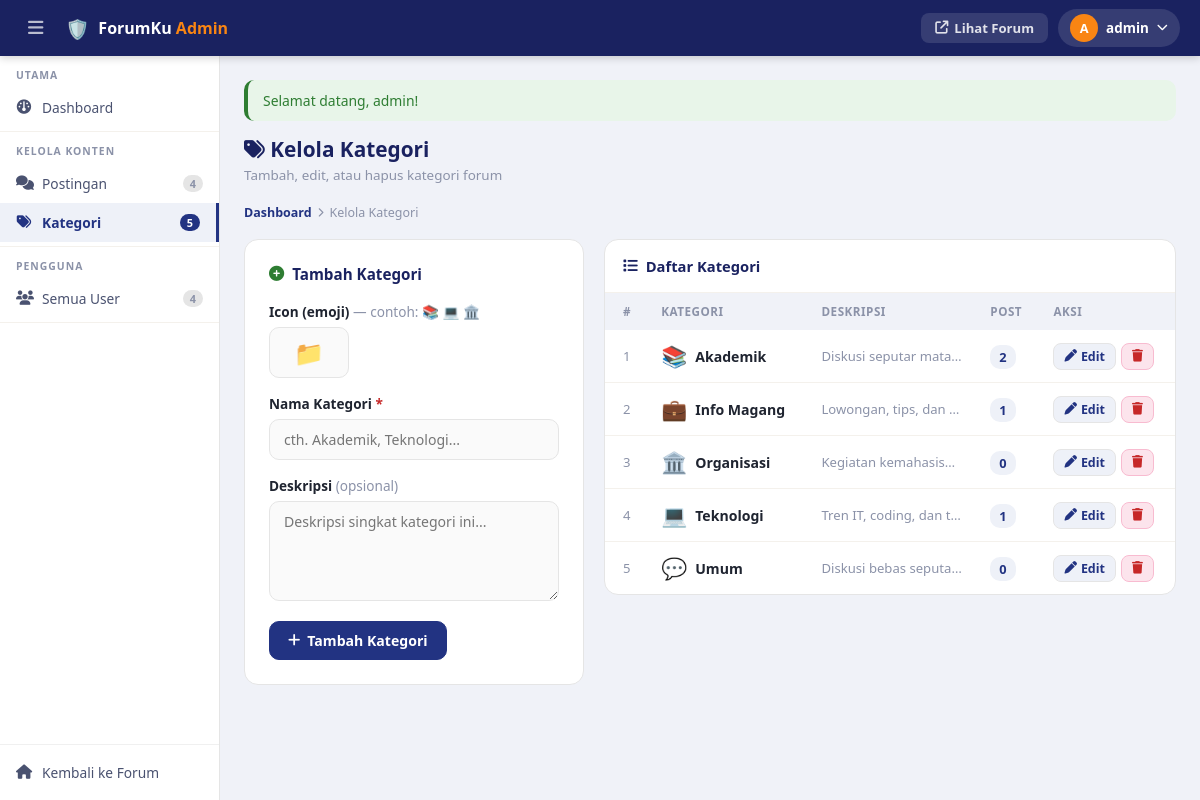
Page /admin/categories.php (signed in) on the committed database.
### tables this page shows
CREATE TABLE tb_kategori (
    id_kategori INT AUTO_INCREMENT PRIMARY KEY,
    nama_kategori VARCHAR(50) NOT NULL UNIQUE,
    deskripsi TEXT,
    icon VARCHAR(10) DEFAULT '📁'
);

### config/db.php (called while the page is built, shortened)
<?php
function clean($d)
{
    return htmlspecialchars(strip_tags(trim($d)));
}

### admin/categories.php (the view, shortened to what this page needs)
<?php
require_once $_SERVER['DOCUMENT_ROOT'].'/forum_diskusi/config/db.php';
$edit_kat = null;
$kats = mysqli_query($conn,
  "SELECT k.*,(SELECT COUNT(*) FROM tb_postingan WHERE id_kategori=k.id_kategori) jml
   FROM tb_kategori k ORDER BY k.nama_kategori");
require_once $_SERVER['DOCUMENT_ROOT'].'/forum_diskusi/includes/admin_header.php';
?>
<div class="admin-page-header">
  <div>
    <h1><i class="fa fa-tags"></i> Kelola Kategori</h1>
    <p>Tambah, edit, atau hapus kategori forum</p>
  </div>
</div>
<div class="admin-breadcrumb">
  <a href="<?= BASE_URL ?>/admin/index.php">Dashboard</a>
  <i class="fa fa-chevron-right" style="font-size:.6rem;"></i>
  <span>Kelola Kategori</span>
</div>
<div class="admin-grid-auto">
  <div class="admin-form-card">
    <div class="admin-form-title">
      <?php if ($edit_kat): ?>
      <i class="fa fa-pen" style="color:#F98513;"></i> Edit Kategori
      <?php else: ?>
      <i class="fa fa-plus-circle" style="color:#2e7d32;"></i> Tambah Kategori
      <?php endif; ?>
    </div>
    <form method="POST">
      <div class="form-group">
        <label class="form-label">Icon (emoji) <span style="color:#8B92A8;font-weight:400;">&#8212; contoh: 📚 💻 🏛️</span></label>
        <input type="text" name="icon" class="form-control"
          value="<?= clean($edit_kat?$edit_kat['icon']:(isset($_POST['icon'])?$_POST['icon']:'📁')) ?>"
          placeholder="📁" maxlength="5"
          style="font-size:1.5rem;padding:8px 12px;width:80px;text-align:center;">
      </div>
      <div class="form-group">
        <label class="form-label">Nama Kategori <span style="color:#c62828;">*</span></label>
        <input type="text" name="nama" class="form-control"
          value="<?= clean($edit_kat?$edit_kat['nama_kategori']:(isset($_POST['nama'])?$_POST['nama']:'')) ?>"
          placeholder="cth. Akademik, Teknologi..." required>
      </div>
      <div class="form-group">
        <label class="form-label">Deskripsi <span style="color:#8B92A8;font-weight:400;">(opsional)</span></label>
        <textarea name="deskripsi" class="form-control" rows="3"
          placeholder="Deskripsi singkat kategori ini..."><?= clean($edit_kat?$edit_kat['deskripsi']:(isset($_POST['deskripsi'])?$_POST['deskripsi']:'')) ?></textarea>
      </div>
      <div style="display:flex;gap:8px;">
        <button type="submit" class="btn <?= $edit_kat?'btn-accent':'btn-primary' ?>">
          <i class="fa fa-<?= $edit_kat?'save':'plus' ?>"></i>
          <?= $edit_kat?'Simpan Perubahan':'Tambah Kategori' ?>
        </button>
      </div>
    </form>
  </div>
  <div>
    <div class="admin-card" style="padding:0;">
      <div style="padding:16px 18px;border-bottom:1px solid #F4F1EC;">
        <span class="admin-card-title"><i class="fa fa-list"></i> Daftar Kategori</span>
      </div>
      <div class="admin-table-wrap">
        <table class="admin-table">
          <thead>
            <tr>
              <th style="padding-left:18px;">#</th>
              <th>Kategori</th>
              <th>Deskripsi</th>
              <th>Post</th>
              <th>Aksi</th>
            </tr>
          </thead>
          <tbody>
          <?php $no=1; while($k=mysqli_fetch_assoc($kats)): ?>
          <tr>
            <td style="padding-left:18px;color:#8B92A8;font-size:.82rem;"><?= $no++ ?></td>
            <td>
              <div style="display:flex;align-items:center;gap:8px;">
                <span style="font-size:1.3rem;"><?= $k['icon'] ?></span>
                <span style="font-weight:700;font-size:.88rem;"><?= clean($k['nama_kategori']) ?></span>
              </div>
            </td>
            <td style="font-size:.82rem;color:#8B92A8;max-width:160px;overflow:hidden;text-overflow:ellipsis;white-space:nowrap;">
              <?= clean($k['deskripsi'])?:'-' ?>
            </td>
            <td>
              <span style="background:#EEF1F8;color:#223382;font-weight:700;font-size:.8rem;padding:3px 9px;border-radius:10px;"><?= $k['jml'] ?></span>
            </td>
            <td>
              <div style="display:flex;gap:5px;">
                <a href="?edit=<?= $k['id_kategori'] ?>" class="btn-sm"><i class="fa fa-pen"></i> Edit</a>
                <a href="?del=<?= $k['id_kategori'] ?>" class="btn-sm danger"
                  onclick="return confirmDelete('Hapus kategori <?= clean($k['nama_kategori']) ?>?<?= $k['jml']>0?' Tidak bisa dihapus, masih ada '.$k['jml'].' post.':'' ?>')">
                  <i class="fa fa-trash"></i>
                </a>
              </div>
            </td>
          </tr>
          <?php endwhile; ?>
          </tbody>
        </table>
      </div>
    </div>
  </div>
</div>
<?php require_once $_SERVER['DOCUMENT_ROOT'].'/forum_diskusi/includes/admin_footer.php'; ?>

### assets/css/style.css (style rules this page uses)
html { overflow-y: scroll; }
*, *::before, *::after { box-sizing: border-box; margin: 0; padding: 0; }
body { font-family: 'Segoe UI', system-ui, -apple-system, sans-serif; background: #F4F1EC; color: #1F2430; font-size: 0.92rem; min-height: 100vh; }
a { text-decoration: none; color: inherit; }
.btn { display:inline-flex;align-items:center;gap:7px;padding:9px 18px;border-radius:10px;font-size:.88rem;font-weight:600;cursor:pointer;border:1.5px solid transparent;transition:all .15s;font-family:inherit;white-space:nowrap;text-decoration:none; }
.btn-primary { background:#223382;color:#fff;border-color:#223382; }
.btn-sm { display:inline-flex;align-items:center;gap:4px;padding:4px 10px;border-radius:8px;font-size:.78rem;font-weight:600;cursor:pointer;background:#EEF1F8;color:#223382;border:1px solid #E5E5E5;transition:background .15s;white-space:nowrap;font-family:inherit;text-decoration:none; }
.btn-sm.danger { background:#fce4ec;color:#c62828;border-color:#f8bbd0; }
.form-group { margin-bottom:16px; }
.form-label { display:block;font-weight:600;font-size:.85rem;color:#1F2430;margin-bottom:6px; }
.form-control { width:100%;padding:10px 14px;border:1.5px solid #E5E5E5;border-radius:10px;font-size:.88rem;color:#1F2430;background:#FAFAFA;transition:border-color .2s,box-shadow .2s;font-family:inherit; }
textarea.form-control { resize:vertical;min-height:100px; }

### assets/css/admin.css (style rules this page uses)
.admin-body { background: #F0F2F8; margin: 0; font-family: 'Segoe UI', system-ui, sans-serif; }
.admin-page-header { display: flex; align-items: center; justify-content: space-between; margin-bottom: 20px; flex-wrap: wrap; gap: 12px; }
.admin-page-header h1 { font-size: 1.3rem; font-weight: 800; color: #1a2260; margin: 0; }
.admin-page-header p { font-size: .84rem; color: #8B92A8; margin: 3px 0 0; }
.admin-breadcrumb { font-size: .78rem; color: #8B92A8; margin-bottom: 18px; display: flex; align-items: center; gap: 6px; }
.admin-breadcrumb a { color: #223382; text-decoration: none; font-weight: 600; }
.admin-card { background: #fff; border: 1px solid #E5E5E5; border-radius: 14px; padding: 20px; margin-bottom: 20px; }
.admin-card-title { font-size: .92rem; font-weight: 800; color: #1a2260; display: flex; align-items: center; gap: 8px; }
.admin-table-wrap { overflow-x: auto; border-radius: 0 0 14px 14px; }
.admin-table { width: 100%; border-collapse: collapse; }
.admin-table thead tr { background: #F0F2F8; }
.admin-table th { padding: 11px 14px; font-size: .73rem; font-weight: 700; color: #8B92A8; text-transform: uppercase; letter-spacing: .5px; text-align: left; white-space: nowrap; }
.admin-table td { padding: 12px 14px; border-bottom: 1px solid #F4F1EC; vertical-align: middle; font-size: .86rem; }
.admin-table tbody tr:last-child td { border-bottom: none; }
.admin-form-card { background: #fff; border: 1px solid #E5E5E5; border-radius: 14px; padding: 24px; }
.admin-form-title { font-size: .95rem; font-weight: 800; color: #1a2260; margin-bottom: 18px; display: flex; align-items: center; gap: 8px; }
.admin-grid-auto { display: grid; grid-template-columns: 340px 1fr; gap: 20px; align-items: start; }

### rows in the picture
tb_kategori: icon "📚", nama_kategori "Akademik", deskripsi "Diskusi seputar mata…", jml "2"
tb_kategori: icon "💼", nama_kategori "Info Magang", deskripsi "Lowongan, tips, dan…", jml "1"
tb_kategori: icon "🏛️", nama_kategori "Organisasi", deskripsi "Kegiatan kemahasis…", jml "0"
tb_kategori: icon "💻", nama_kategori "Teknologi", deskripsi "Tren IT, coding, dan t…", jml "1"
tb_kategori: icon "💬", nama_kategori "Umum", deskripsi "Diskusi bebas seputa…", jml "0"

### other values in the picture
getInitial($_SESSION['username']) "A"
$_SESSION['username'] "admin"
$total_post "4"
$total_kat "5"
$total_user "4"
$_SESSION['msg'] "Selamat datang, admin!"
